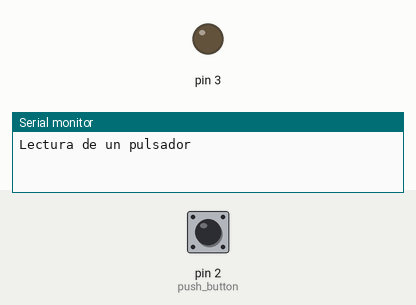
Simulated run of this sketch. Board: Arduino Uno, built with avr-gcc and run on an emulated ATmega328P. Shown: output pins drawn as LEDs (lit = HIGH), the last lines printed to the serial monitor. Inputs (shaded band) come from the test bench; at power-on: pin 2 (push_button) HIGH.

Above: at 1.2 s.
1.3 s: pin 2 (push_button) pulled LOW for 0.15 s
At 1.45 s:
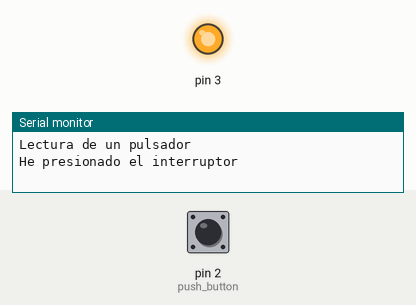
3.0 s: pin 2 (push_button) pulled LOW for 3.2 s
At 6.5 s:
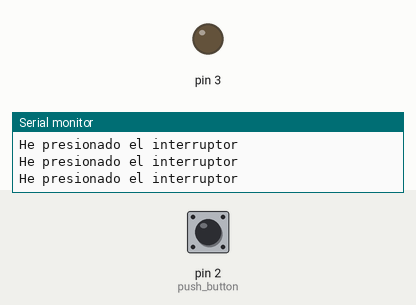
Timing chart, 0 to 8.0 s (numbered marks = the images above; inputs shaded):
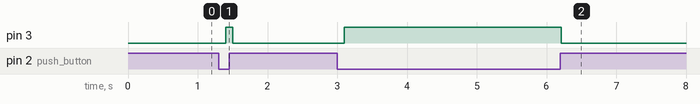

Measured:
- after the input at 1.3 s, pin 3: LOW → HIGH after 0.10 s, → LOW 0.10 s later
- after the input at 3.0 s, pin 3: LOW → HIGH after 0.10 s, → LOW 3.1 s later

The sketch:

Encer_un_led_por_medio_de_un_pulsador.ino
```cpp
/*
   Fundacion Kinal
   Centro educativo tecnico laboral Kinal
   Quinto perito
   Quinto electronica
   Codigo Tecnico: EB5AM / EB5AV
   Curso: Taller de electronica digital y reparacion de computadoras I
   Proyecto: Encender un led por medio de un pulsador
   Dev: Profe. Alejandro Lopez Navas
   Fecha: 30 de marzo
*/


//Directivas del preprocesador
#define push_button 2     //Push button conectado al pin2
#define Led0        3     //Push button conectado al pin3.
#define setpinInput(pin)        pinMode(pin,INPUT)      //Macro para configurar entradas
#define setpinInputPullup(pin)  pinMode(pin, INPUT_PULLUP)  //Macro para configurar entradas con pullup interno
#define setpinOutput(pin)       pinMode(pin, OUTPUT)      //Macro para configurar salidas.
#define SBI(pin)                digitalWrite(pin, HIGH)   //Macro para encender un pin
#define CBI(pin)                digitalWrite(pin, LOW)    //Macro para apagar un pin

void setup()
{
  setpinInput(push_button); //Pin2 como entrada
  setpinOutput(Led0);       //Pin3 como salida.
  Serial.begin(9600);       //Inicio la comunicacion serial
  Serial.println("Lectura de un pulsador");  //Envio el texto entre comillas al puerto serie
}

void loop()
{
  //Variable local, que se encarga de almacenar el valor (abierto o cerrado)
  //del pulsador conectado al pin2 en configuracion de pullup
  bool estado_boton = digitalRead(push_button);


  if(estado_boton == LOW) //He presionado el pulsador?
  {
    delay(100); //antirebote
    SBI(Led0);  //Enciendo el led conectado al puerto 3
    Serial.println("He presionado el interruptor");
  }
  else
  {
    CBI(Led0);  //apago el led conectado al puerto 3
  }

}
```
